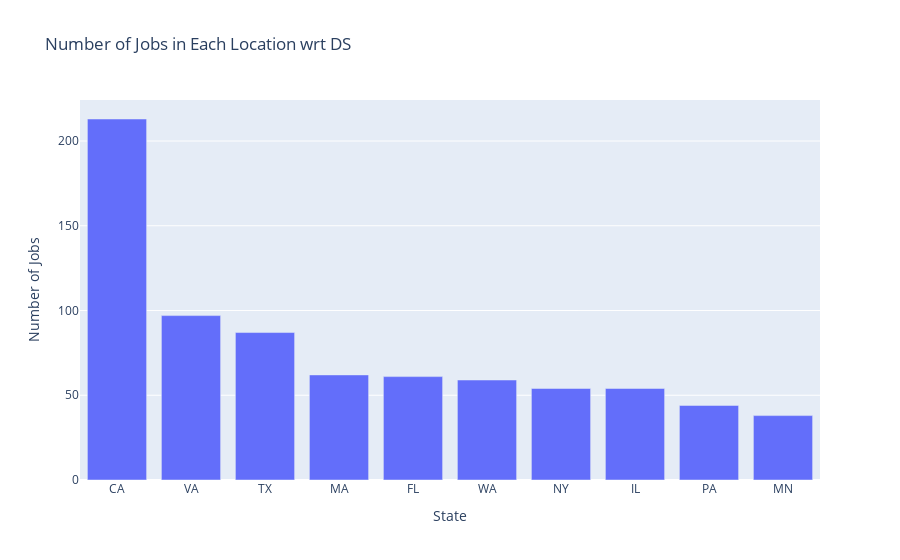
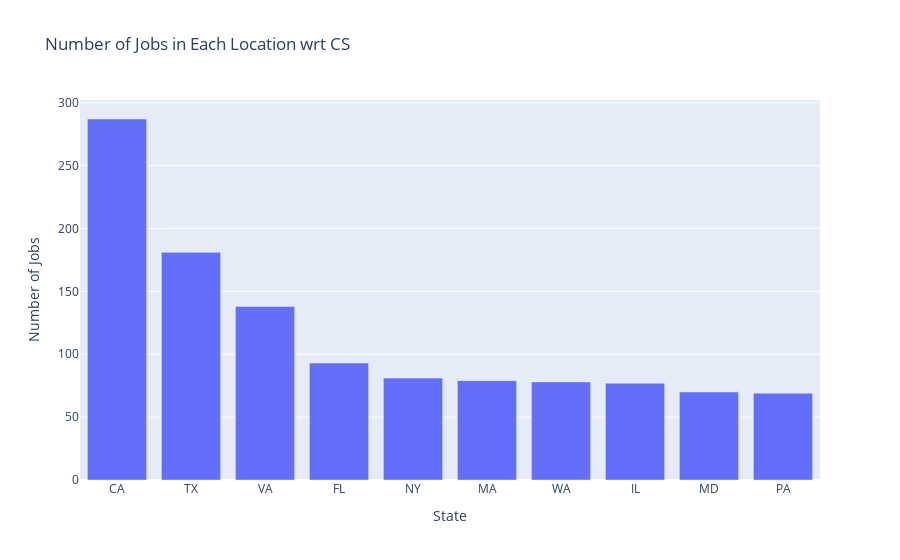

The code cell stored with these charts, in order, in its notebook:
### Code cell
for category in df['Category'].unique():
    viz(category=category)

### Figure 1 — Plotly figure (JSON) as saved in the notebook; plotly's stock layout.template omitted (floating-point values rounded to 4 significant figures)
{"data": [{"alignmentgroup": "True", "hovertemplate": "State=%{x}<br>Number of Jobs=%{y}<extra></extra>", "legendgroup": "", "marker": {"color": "#636efa", "pattern": {"shape": ""}}, "name": "", "offsetgroup": "", "orientation": "v", "showlegend": false, "textposition": "auto", "type": "bar", "x": ["CA", "VA", "TX", "MA", "FL", "WA", "NY", "IL", "PA", "MN"], "xaxis": "x", "y": [213, 97, 87, 62, 61, 59, 54, 54, 44, 38], "yaxis": "y"}], "layout": {"barmode": "relative", "legend": {"tracegroupgap": 0}, "title": {"text": "Number of Jobs in Each Location wrt DS"}, "xaxis": {"anchor": "y", "domain": [0, 1], "title": {"text": "State"}}, "yaxis": {"anchor": "x", "domain": [0, 1], "title": {"text": "Number of Jobs"}}}}

### Figure 2 — Plotly figure (JSON) as saved in the notebook; plotly's stock layout.template omitted (floating-point values rounded to 4 significant figures)
{"data": [{"alignmentgroup": "True", "hovertemplate": "State=%{x}<br>Number of Jobs=%{y}<extra></extra>", "legendgroup": "", "marker": {"color": "#636efa", "pattern": {"shape": ""}}, "name": "", "offsetgroup": "", "orientation": "v", "showlegend": false, "textposition": "auto", "type": "bar", "x": ["CA", "TX", "VA", "FL", "NY", "MA", "WA", "IL", "MD", "PA"], "xaxis": "x", "y": [287, 181, 138, 93, 81, 79, 78, 77, 70, 69], "yaxis": "y"}], "layout": {"barmode": "relative", "legend": {"tracegroupgap": 0}, "title": {"text": "Number of Jobs in Each Location wrt CS"}, "xaxis": {"anchor": "y", "domain": [0, 1], "title": {"text": "State"}}, "yaxis": {"anchor": "x", "domain": [0, 1], "title": {"text": "Number of Jobs"}}}}
